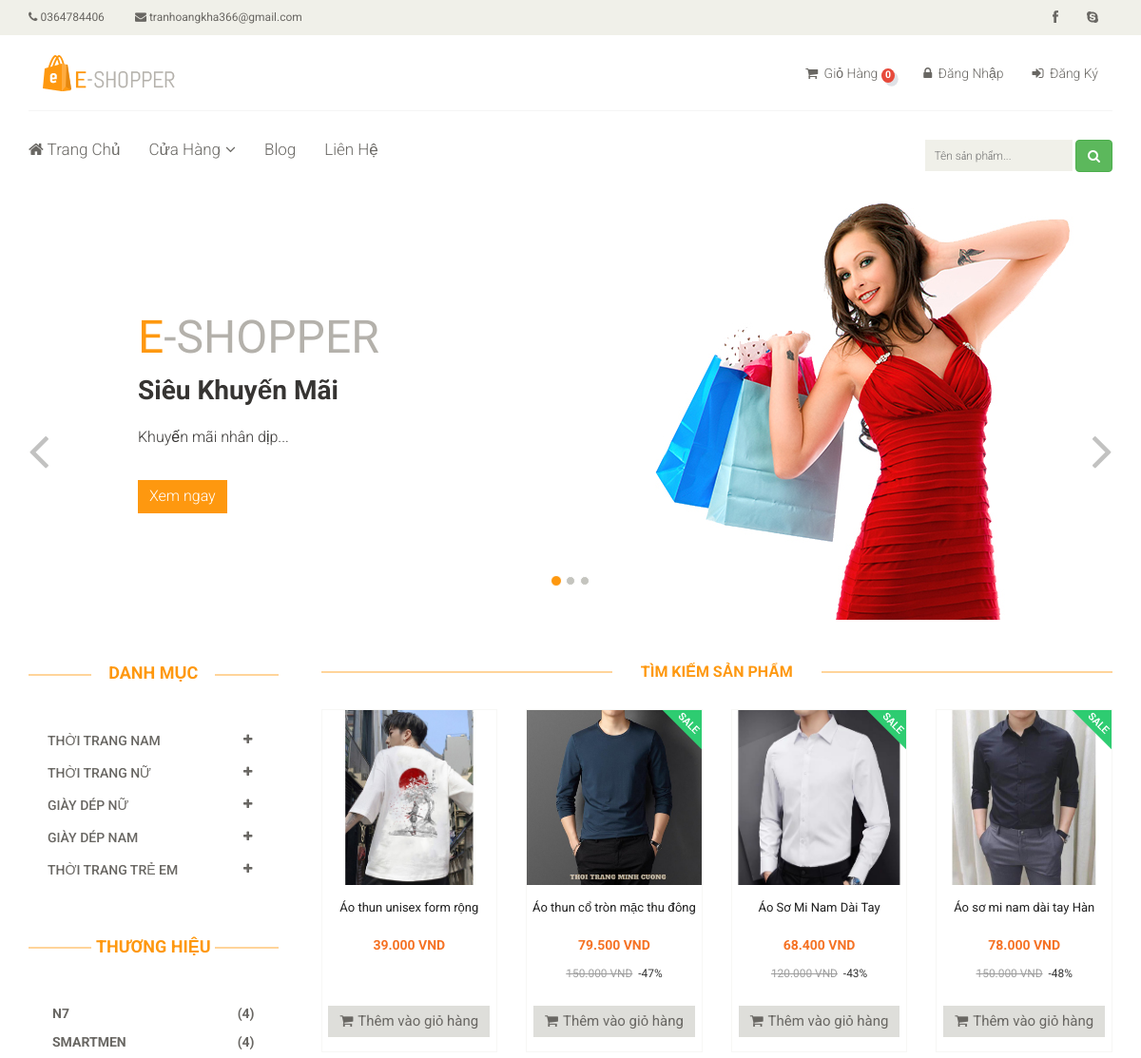
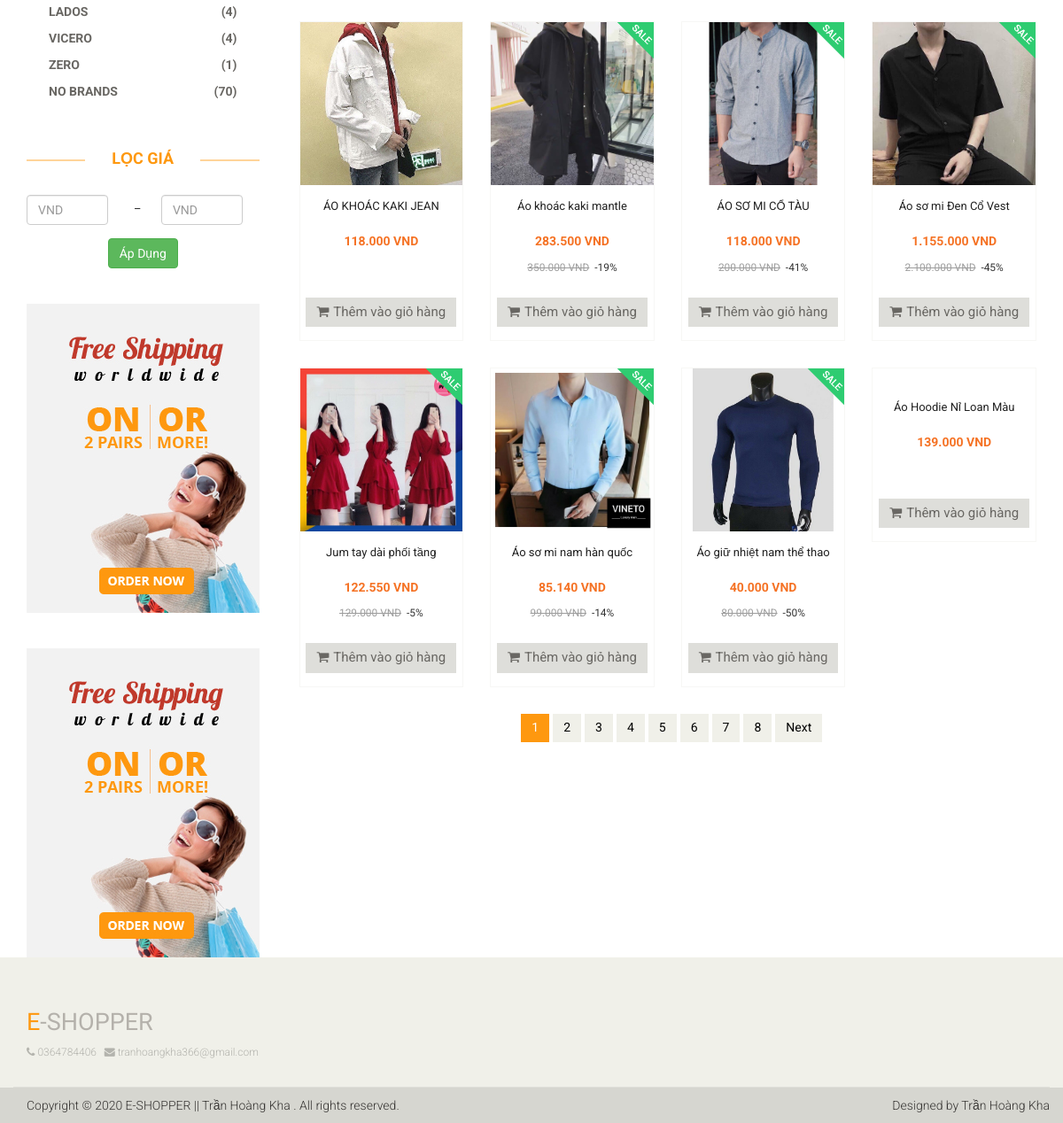
Screenshot of /search.php with the database file from the repository (2 pictures, top to bottom).
### tables this page shows
CREATE TABLE `lienhe` (
  `id` int(11) NOT NULL,
  `DienThoai` varchar(12) NOT NULL,
  `Email` varchar(100) NOT NULL,
  `LinkFace` varchar(50) NOT NULL,
  `DiaChi` varchar(100) NOT NULL,
  `KinhDo` varchar(15) NOT NULL,
  `ViDo` varchar(15) NOT NULL
);

CREATE TABLE `banner` (
  `id` int(11) NOT NULL,
  `TieuDe` varchar(100) NOT NULL,
  `NoiDung` varchar(300) NOT NULL,
  `AnhBanner` varchar(20) NOT NULL,
  `HienThi` tinyint(4) NOT NULL DEFAULT 0,
  `Created_at` timestamp NOT NULL DEFAULT current_timestamp(),
  `Update_at` timestamp NOT NULL DEFAULT current_timestamp() ON UPDATE current_timestamp()
);

CREATE TABLE `danh_muc_cha` (
  `id` int(11) NOT NULL,
  `SoTT` tinyint(4) NOT NULL,
  `TenDMC` varchar(50) NOT NULL,
  `Created_at` timestamp NOT NULL DEFAULT current_timestamp()
);

CREATE TABLE `san_pham` (
  `id` int(11) NOT NULL,
  `TenSP` varchar(50) NOT NULL,
  `GiaSP` int(11) NOT NULL,
  `GiamGia` tinyint(4) DEFAULT 0,
  `AnhSP` varchar(20) NOT NULL,
  `id_DanhMuc` int(11) NOT NULL,
  `id_ThuongHieu` int(11) NOT NULL,
  `MoTa` text DEFAULT NULL,
  `LanBan` int(11) DEFAULT 0,
  `Created_by` int(11) NOT NULL,
  `Update_by` int(11) NOT NULL,
  `Created_at` timestamp NOT NULL DEFAULT current_timestamp(),
  `Update_at` timestamp NOT NULL DEFAULT current_timestamp() ON UPDATE current_timestamp()
);

CREATE TABLE `thuong_hieu` (
  `id` int(11) NOT NULL,
  `SoTT` tinyint(4) NOT NULL,
  `TenTH` varchar(30) NOT NULL,
  `HienThi` tinyint(4) NOT NULL DEFAULT 0,
  `Created_at` timestamp NOT NULL DEFAULT current_timestamp(),
  `Update_at` timestamp NOT NULL DEFAULT current_timestamp() ON UPDATE current_timestamp()
);

CREATE TABLE `adver` (
  `id` int(11) NOT NULL,
  `AnhAdver` varchar(20) NOT NULL,
  `DuongDan` varchar(200) NOT NULL,
  `HienThi` tinyint(4) NOT NULL DEFAULT 0,
  `Update_at` timestamp NOT NULL DEFAULT current_timestamp() ON UPDATE current_timestamp()
);

### search.php (the view, shortened to what the rows shown need)
<?php
	 require_once __DIR__. "/autoload/autoload.php";
   $pagesize = 12;
   $pagenumber = isset($_GET['page']) ? $_GET['page'] :"1";
   $search =isset($_GET['search']) ? $_GET['search'] : "";
   $sql ="SELECT * FROM san_pham WHERE TenSP LIKE '%$search%' LIMIT " .($pagenumber - 1) * $pagesize." , $pagesize";
   $sqltotal ="SELECT * FROM san_pham WHERE TenSP LIKE '%$search%'";
   $total = count($db-> fetchsql($sqltotal));
   $product = $db -> fetchsql($sql);
?>
<?php require_once __DIR__. "/layouts/header.php";  ?>
<?php require_once __DIR__. "/layouts/nav.php";  ?>
<div class="col-sm-9 padding-right">
   <div class="features_items">
      <h2 class="title text-center">Tìm Kiếm Sản Phẩm</h2>
     	<?php foreach ($product as $item): ?>
      	<div class="col-sm-3 box">
          <div class="product-image-wrapper product_box">
            <div class="single-products">
               <div class="productinfo text-center">
                  <a href="chi-tiet-san-pham.php?id=<?php echo $item['id'] ?>"><img src="<?php echo uploads() ?>product/<?php echo $item['AnhSP'] ?>" alt="" /></a>
                  <a href="chi-tiet-san-pham.php?id=<?php echo $item['id'] ?>"><p class="name"><?php echo $item['TenSP']?></p></a>
                  <p class="sale">
                      <h5><?php echo formatPriceSale($item['GiaSP'],$item['GiamGia']) ?></h5>
                      <small><del class="sale_price"><?php echo $item['GiamGia'] > 0 ? formatPrice($item['GiaSP']) : ''  ?></del>&nbsp;<?php echo $item['GiamGia'] > 0 ? " -".$item['GiamGia']."%" : ''  ?></small>
                  </p>
                  <a href="addcart.php?id=<?php echo $item['id'] ?>" class="btn btn-default add-to-cart"><i class="fa fa-shopping-cart"></i>Thêm vào giỏ hàng</a>
               </div>
               <?php if($item['GiamGia'] > 0): ?>
                  <img src="<?php echo base_url() ?>public/fontend/images/home/sale.png" class="new" alt="" />
               <?php endif; ?>
            </div>
          </div>
        </div>
       <?php endforeach; ?>
      </div>
   </div>
</div>
</div>
</section>
<?php require_once __DIR__. "/layouts/footer.php";  ?>

### layouts/header.php (shortened to what the rows shown need)
<!DOCTYPE html>
<html lang="en">
<head>
    <link href="<?php echo base_url() ?>public/fontend/css/bootstrap.min.css" rel="stylesheet">
    <link href="<?php echo base_url() ?>public/fontend/css/font-awesome.min.css" rel="stylesheet">
    <link href="<?php echo base_url() ?>public/fontend/css/prettyPhoto.css" rel="stylesheet">
    <link href="<?php echo base_url() ?>public/fontend/css/price-range.css" rel="stylesheet">
    <link href="<?php echo base_url() ?>public/fontend/css/animate.css" rel="stylesheet">
	<link href="<?php echo base_url() ?>public/fontend/css/main.css" rel="stylesheet">
	<link href="<?php echo base_url() ?>public/fontend/css/responsive.css" rel="stylesheet">
	<link href="<?php echo base_url() ?>public/fontend/css/starrr.css" rel="stylesheet">
	<link rel="stylesheet" href="https://cdnjs.cloudflare.com/ajax/libs/rateYo/2.3.2/jquery.rateyo.min.css">
</head>
<body>
	<header id="header">
		<div class="header_top">
			<div class="container">
			    <?php foreach ($contact as $value): ?>
				<div class="row">
					<div class="col-sm-6">
						<div class="contactinfo">
							<ul class="nav nav-pills">
								<li><a href="contact.php"><i class="fa fa-phone"></i> <?php echo $value['DienThoai'] ?></a></li>
								<li><a href="contact.php"><i class="fa fa-envelope"></i> <?php echo $value['Email'] ?></a></li>
							</ul>
						</div>
					</div>
					<div class="col-sm-6">
						<div class="social-icons pull-right">
							<ul class="nav navbar-nav">
								<li><a href="<?php echo $value['LinkFace'] ?>"><i class="fa fa-facebook"></i></a></li>
								<li><a href="contact.php"><i class="fa fa-skype"></i></a></li>
							</ul>
						</div>
					</div>
				</div>
				<?php endforeach; ?>
			</div>
		</div>
	</header>

### layouts/nav.php (shortened to what the rows shown need)
<section id="slider">
		<div class="container">
			<div class="row">
				<div class="col-sm-12">
					<?php if(isset($open) && $open == 'blog'): ?>
					<?php else: ?>
					<?php
						$sqlbanner1 = "SELECT * FROM banner WHERE HienThi = 1 ORDER BY Update_at LIMIT 1";
						$banner1 = $db -> fetchsql($sqlbanner1);
					?>
					<div id="slider-carousel" class="carousel slide" data-ride="carousel">
						<div class="carousel-inner">
							<?php foreach ($banner1 as $value): ?>
							<div class="item active">
								<div class="col-sm-6">
									<h1><span>E</span>-SHOPPER</h1>
									<h2><?php echo $value['TieuDe'] ?></h2>
									<p><?php echo $value['NoiDung'] ?></p>
									<button type="button" class="btn btn-default get"><a href="sale.php" class="text-white">Xem ngay</a></button>
								</div>
								<div class="col-sm-6">
									<img src="<?php echo uploads() ?>banner/<?php echo $value['AnhBanner'] ?>" class="girl img-responsive" alt="" />
								</div>
							</div>
							<?php endforeach; ?>
						</div>
					</div>
					<?php endif; ?>
				</div>
			</div>
		</div>
	</section>
	<?php
		$sqlparentcategory = "SELECT danh_muc_cha.id,danh_muc_cha.TenDMC FROM danh_muc_cha,danh_muc,san_pham WHERE danh_muc_cha.id = danh_muc.id_DanhMC AND san_pham.id_DanhMuc = danh_muc.id ORDER BY danh_muc_cha.SoTT";
		$parentscategory = $db -> fetchsql($sqlparentcategory);
		$Parentsdata=[];
		foreach ($parentscategory as $item) {
			$parentscateID = intval($item['id']);
			$sqlparents ="SELECT id_DanhMuc,danh_muc.id,danh_muc.TenDM,COUNT(san_pham.id) as count_category FROM  san_pham,danh_muc WHERE id_DanhMC = $parentscateID AND san_pham.id_DanhMuc= danh_muc.id GROUP BY id_DanhMuc ORDER BY SoTT";
			$pCategory = $db -> fetchsql($sqlparents);
			$Parentsdata[$item['id']]= $pCategory;
		}
		$sqlbrands ="SELECT *,id_ThuongHieu,COUNT(san_pham.id) as count_brands FROM san_pham,thuong_hieu WHERE san_pham.id_ThuongHieu= thuong_hieu.id GROUP BY id_ThuongHieu ORDER BY SoTT";
   		$menuBrands = $db -> fetchsql($sqlbrands);
	?>
	<section>
		<div class="container">
			<div class="row">
				<div class="col-sm-3">
					<div class="left-sidebar">
						<h2>Danh Mục</h2>
						<div class="panel-group category-products" id="accordian">
							<?php foreach ($Parentsdata as $key => $value): ?>
							<div class="panel panel-default">
								<div class="panel-heading">
									<h4 class="panel-title">
										<a data-toggle="collapse" data-parent="#accordian" href="#<?php echo $key ?>">
											<span class="badge pull-right"><i class="fa fa-plus"></i></span>
											<?php $parentscategory2 = $db -> fetchID("danh_muc_cha" , $key) ?>
											<?php echo $parentscategory2['TenDMC'] ?>
										</a>
									</h4>
								</div>
							</div>
							<?php endforeach; ?>
						</div>
						<div class="brands_products">
							<h2>Thương Hiệu</h2>
							<div class="brands-name">
								<?php foreach($menuBrands as $item) : ?>
								<ul class="nav nav-pills nav-stacked">
									<li><a href="thuong-hieu.php?id=<?php echo $item['id'] ?>"><b><span class="pull-right">(<?php echo $item['count_brands'] ?>)</span><?php echo $item['TenTH'] ?></b></a></li>
								</ul>
								<?php endforeach; ?>
							</div>
						</div>
						<div class="price-range">
							<h2>Lọc Giá</h2>
						</div>
						<?php
							$sqladver = "SELECT * FROM adver WHERE HienThi = 1 LIMIT 5";
							$adver = $db -> fetchsql($sqladver);
						?>
						<?php foreach ($adver as $value): ?>
							<div class="shipping text-center">
								<a href="<?php echo $value['DuongDan'] ?>"><img src="<?php echo uploads() ?>adver/<?php echo $value['AnhAdver'] ?>" alt="" /></a>
							</div>
						<?php endforeach; ?>
					</div>
				</div>

### layouts/footer.php (shortened to what the rows shown need)
<footer id="footer">
		<div class="footer-top">
			<div class="container">
				<div class="row">
					<div class="col-sm-12">
						<div class="companyinfo">
							<h2><span>e</span>-shopper</h2>
							<?php foreach ($contact as $value): ?>
							    <p>
							        <i class="fa fa-phone"></i> <?php echo $value['DienThoai'] ?> &nbsp
							        <i class="fa fa-envelope"></i> <?php echo $value['Email'] ?>
							        </p>
							<?php endforeach; ?>
						</div>
					</div>
				</div>
			</div>
		</div>
	</footer>
</body>
</body>
</html>

### rows the page displays
lienhe: DienThoai "0364784406", Email "tranhoangkha366@gmail.com"
banner: TieuDe "Siêu Khuyến Mãi", NoiDung "Khuyến mãi nhân dịp...", AnhBanner (picture)
danh_muc_cha: TenDMC "THỜI TRANG NAM"
danh_muc_cha: TenDMC "THỜI TRANG NỮ"
danh_muc_cha: TenDMC "GIÀY DÉP NỮ"
danh_muc_cha: TenDMC "GIÀY DÉP NAM"
danh_muc_cha: TenDMC "THỜI TRANG TRẺ EM"
san_pham: count_brands "4", id_ThuongHieu.TenTH "N7"
san_pham: count_brands "4", id_ThuongHieu.TenTH "SMARTMEN", AnhSP (picture), TenSP "Áo sơ mi Đen Cổ Vest", formatPriceSale($item['GiaSP'],$item['GiamGia']) "1.155.000 VND", GiaSP "2.100.000 VND", GiamGia "45"
san_pham: count_brands "4", id_ThuongHieu.TenTH "LADOS"
san_pham: count_brands "4", id_ThuongHieu.TenTH "VICERO"
san_pham: count_brands "1", id_ThuongHieu.TenTH "ZERO"
san_pham: count_brands "70", id_ThuongHieu.TenTH "NO BRANDS", AnhSP (picture), TenSP "Áo thun unisex form rộng…", formatPriceSale($item['GiaSP'],$item['GiamGia']) "39.000 VND"
adver: AnhAdver (picture)
adver: AnhAdver (picture)
san_pham: AnhSP (picture), TenSP "Áo thun cổ tròn mặc thu đông", formatPriceSale($item['GiaSP'],$item['GiamGia']) "79.500 VND", GiaSP "150.000 VND", GiamGia "47"
san_pham: AnhSP (picture), TenSP "Áo Sơ Mi Nam Dài Tay", formatPriceSale($item['GiaSP'],$item['GiamGia']) "68.400 VND", GiaSP "120.000 VND", GiamGia "43"
san_pham: AnhSP (picture), TenSP "Áo sơ mi nam dài tay Hàn…", formatPriceSale($item['GiaSP'],$item['GiamGia']) "78.000 VND", GiaSP "150.000 VND", GiamGia "48"
san_pham: AnhSP (picture), TenSP "ÁO KHOÁC KAKI JEAN", formatPriceSale($item['GiaSP'],$item['GiamGia']) "118.000 VND"
san_pham: AnhSP (picture), TenSP "Áo khoác kaki mantle", formatPriceSale($item['GiaSP'],$item['GiamGia']) "283.500 VND", GiaSP "350.000 VND", GiamGia "19"
san_pham: AnhSP (picture), TenSP "ÁO SƠ MI CỔ TÀU", formatPriceSale($item['GiaSP'],$item['GiamGia']) "118.000 VND", GiaSP "200.000 VND", GiamGia "41"
san_pham: AnhSP (picture), TenSP "Jum tay dài phối tầng", formatPriceSale($item['GiaSP'],$item['GiamGia']) "122.550 VND", GiaSP "129.000 VND", GiamGia "5"
san_pham: AnhSP (picture), TenSP "Áo sơ mi nam hàn quốc", formatPriceSale($item['GiaSP'],$item['GiamGia']) "85.140 VND", GiaSP "99.000 VND", GiamGia "14"
san_pham: AnhSP (picture), TenSP "Áo giữ nhiệt nam thể thao", formatPriceSale($item['GiaSP'],$item['GiamGia']) "40.000 VND", GiaSP "80.000 VND", GiamGia "50"
san_pham: TenSP "Áo Hoodie Nỉ Loan Màu", formatPriceSale($item['GiaSP'],$item['GiamGia']) "139.000 VND"
